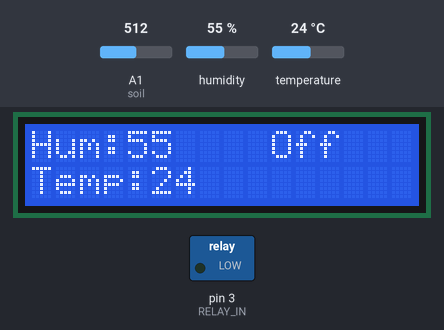
Bench run of a sketch on a simulated Arduino Uno, built with avr-gcc and run on an emulated ATmega328P. Parts: 16×2 character LCD, switched loads named in the sketch (green lamp = pin HIGH). The inputs (shaded band) are chosen by the test bench; at power-on: A1 (soil) = 512, humidity 55 %, temperature 24 °C. What the sketch prints to the serial monitor is not drawn.

Above: at 0.2 s.
1.3 s: A1 (soil) set to 527
At 1.8 s:
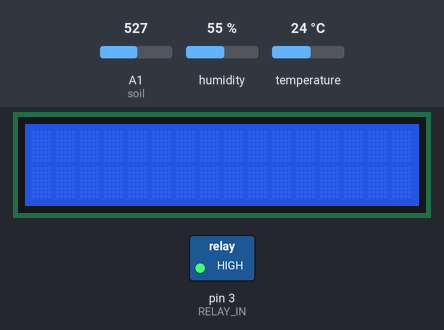
Timing chart, 0 to 14.1 s (numbered marks = the images above; inputs shaded):
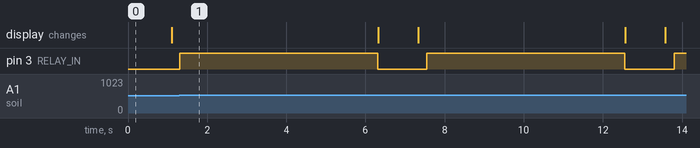

The sketch:

display.ino
```cpp
#include <Wire.h>
#include <LiquidCrystal_I2C.h>
#include <DHT.h>

LiquidCrystal_I2C LCD(0x27,16,2);
DHT dht(2, DHT11);

#define RELAY_IN 3
#define soil A1

int sol;
int minSoil = 512;

int print(int a, int b, String text){
    LCD.setCursor(a, b);
    LCD.print(text);

}
void printInfo(int h, int t){
  LCD.setCursor(0, 0);
  LCD.print("Hum:");
  LCD.print(h);

  LCD.setCursor(0, 1);
  LCD.print("Temp:");
  LCD.print(t);
}

void setup() {
   LCD.init();
   LCD.backlight();

   dht.begin();
   Serial.begin(9600);

   pinMode(RELAY_IN, OUTPUT);
   pinMode(soil, INPUT);
}

void loop() {
   // считываем температуру (t) и влажность (h)
  float h = dht.readHumidity();
  float t = dht.readTemperature();
  sol = analogRead(soil);
  Serial.println(sol);
if(sol > minSoil){
  Serial.println("Реле вкл");
  digitalWrite(RELAY_IN, HIGH);
  delay(5000);
}
  digitalWrite(RELAY_IN, LOW);
  // выводим температуру (t) и влажность (h) на жк дисплей
  print(10, 0, "Off");
  printInfo(h, t);
  delay(1000);

  LCD.clear();
  delay(200);
}
```

Measured:
- the behaviour switches between 512 and 513 on A1 (soil) (found by bisection; images 0 and 1)
- after the input at 1.3 s, pin 3 (RELAY_IN): alternates HIGH for 5.0 s and LOW for 1.2 s, starting at once
